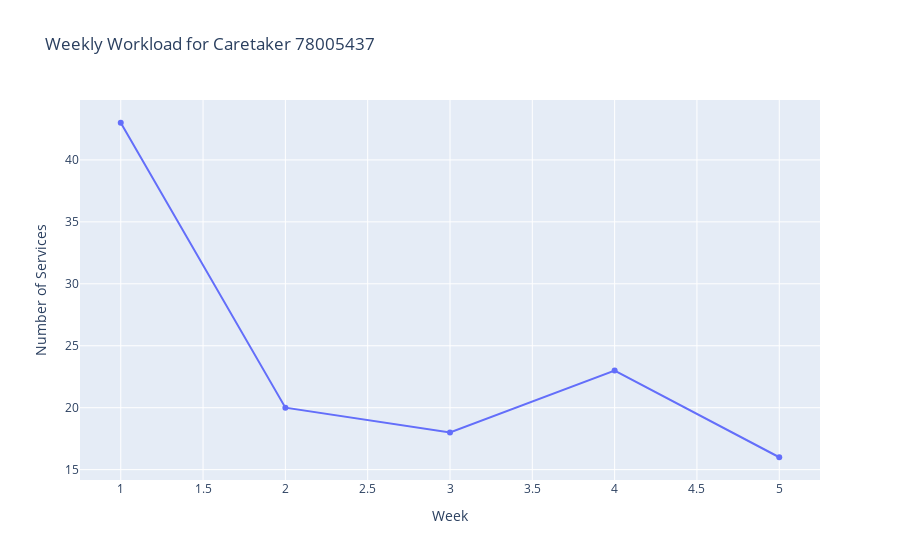

Source (notebook cell):
### Code cell
def plot_weekly_workload(caretaker_weekly_workload, caretaker_id):
    sample_caretaker_weekly = caretaker_weekly_workload[caretaker_weekly_workload['ID Intervenant'] == caretaker_id]
    fig = px.line(sample_caretaker_weekly, x='Week', y='Weekly Service Count', title=f'Weekly Workload for Caretaker {caretaker_id}', markers=True)
    fig.update_layout(xaxis_title='Week', yaxis_title='Number of Services')
    fig.show()

plot_weekly_workload(caretaker_weekly_workload, 78005437)

### Figure 1 — Plotly figure (JSON) as saved in the notebook; plotly's stock layout.template omitted (floating-point values rounded to 4 significant figures)
{"data": [{"hovertemplate": "Week=%{x}<br>Weekly Service Count=%{y}<extra></extra>", "legendgroup": "", "line": {"color": "#636efa", "dash": "solid"}, "marker": {"symbol": "circle"}, "mode": "lines+markers", "name": "", "orientation": "v", "showlegend": false, "type": "scatter", "x": [1, 2, 3, 4, 5], "xaxis": "x", "y": [43, 20, 18, 23, 16], "yaxis": "y"}], "layout": {"legend": {"tracegroupgap": 0}, "title": {"text": "Weekly Workload for Caretaker 78005437"}, "xaxis": {"anchor": "y", "domain": [0, 1], "title": {"text": "Week"}}, "yaxis": {"anchor": "x", "domain": [0, 1], "title": {"text": "Number of Services"}}}}
